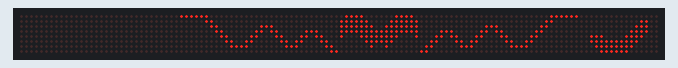
A sketch run on a simulated Arduino Mega 2560, built with avr-gcc and run on an emulated ATmega2560. Parts: 128×8 LED matrix.

Above: at 0.7 s.
At 1.1 s:
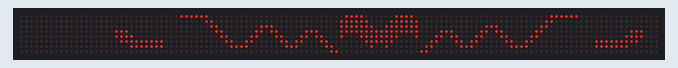
At 3.3 s:
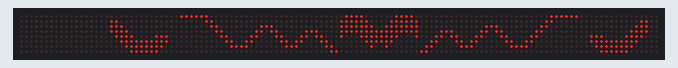

Measured:
- what the display in image 1 shows lasts 2.2 s, from 1.0 s to 3.2 s

The sketch:

LCD_Eye_Blink_3.ino
```cpp
#include <MD_MAX72xx.h>
#include <SPI.h>

#define NUM_MATRICES 7
#define ROW_SIZE 8

// Define the number of devices we have in the chain and the hardware interface
#define CLK_PIN   13  // or SCK (52 on mega)
#define DATA_PIN  11  // or MOSI or DIN (51 on mega)
#define CS_PIN    3  // or SS

// Hardware SPI connection
MD_MAX72XX myDisplay = MD_MAX72XX(MD_MAX72XX::FC16_HW, CS_PIN, ROW_SIZE*2);

// Global variables
int currentRow = 0;
bool movingUp = true;


bool eye_disp1_1[2][ROW_SIZE][ROW_SIZE] = {
  {
    {0,0,0,0,0,0,1,1},
    {0,0,0,0,0,1,1,1},
    {0,0,0,0,1,1,1,1},
    {0,0,0,1,1,1,1,0},
    {0,0,1,1,1,1,0,0},
    {0,0,1,1,1,0,0,0},
    {0,0,1,1,0,0,0,0},
    {0,0,0,0,0,0,0,0},
  },
  {
    {1,1,1,1,0,0,0,0},
    {1,1,1,1,1,0,0,0},
    {1,1,1,1,1,1,0,0},
    {0,0,0,1,1,1,0,0},
    {0,0,0,0,0,0,0,0},
    {0,0,0,0,0,0,0,0},
    {0,0,0,0,0,0,0,0},
    {0,0,0,0,0,0,0,0},
  },
};

bool eye_disp1_2[2][ROW_SIZE][ROW_SIZE] = {
  {
    {0,0,0,0,0,0,0,0},
    {0,0,0,0,0,0,1,1},
    {0,0,0,0,1,1,1,1},
    {0,0,0,1,1,1,1,0},
    {0,0,0,1,1,1,0,0},
    {0,0,0,0,0,0,0,0},
    {0,0,0,0,0,0,0,0},
    {0,0,0,0,0,0,0,0},
  },
  {
    {0,0,0,0,0,0,0,0},
    {1,1,1,1,1,0,0,0},
    {1,1,1,1,1,0,0,0},
    {0,0,0,0,0,0,0,0},
    {0,0,0,0,0,0,0,0},
    {0,0,0,0,0,0,0,0},
    {0,0,0,0,0,0,0,0},
    {0,0,0,0,0,0,0,0},
  },
};

bool mouth_disp1[4][ROW_SIZE][ROW_SIZE] = {
  {
    {0,0,1,1,1,1,1,1},
    {0,1,1,0,0,0,0,0},
    {1,1,0,0,0,0,0,0},
    {1,0,0,0,0,0,0,0},
    {0,0,0,0,0,0,0,0},
    {0,0,0,0,0,0,0,0},
    {0,0,0,0,0,0,0,0},
    {0,0,0,0,0,0,0,0},
  },
  {
    {0,0,0,0,0,0,0,0},
    {0,0,0,0,0,0,0,0},
    {0,0,0,0,0,0,0,0},
    {1,0,0,0,0,0,0,1},
    {1,1,0,0,0,0,1,1},
    {0,1,1,0,0,1,1,0},
    {0,0,1,1,1,1,0,0},
    {0,0,0,0,0,0,0,0},
  },
  {
    {0,0,0,0,0,0,0,0},
    {0,0,0,0,0,0,0,0},
    {0,0,0,0,0,1,1,1},
    {0,0,0,0,1,1,0,1},
    {0,0,0,1,1,0,0,0},
    {1,0,1,1,0,0,0,0},
    {1,1,1,0,0,0,0,0},
    {0,0,0,0,0,0,0,0},
  },
  {
    {0,0,0,0,0,0,0,0},
    {0,0,0,0,0,0,0,0},
    {0,0,0,0,0,0,0,0},
    {0,0,0,0,1,1,1,0},
    {0,0,0,1,1,0,1,1},
    {0,0,1,1,0,0,0,1},
    {0,1,1,0,0,0,0,0},
    {1,1,0,0,0,0,0,0},
  },
};

bool nose_disp1[1][ROW_SIZE][ROW_SIZE] = {
  {
    {0,0,0,0,0,0,0,0},
    {0,0,0,0,0,0,1,0},
    {0,0,0,0,0,1,1,1},
    {1,0,0,0,1,1,1,1},
    {1,1,1,1,1,1,1,1},
    {1,1,1,1,1,1,1,0},
    {1,1,1,1,1,1,0,0},
    {0,1,1,1,1,0,0,0},
  },
};


bool eye_disp2_1[NUM_MATRICES][ROW_SIZE][ROW_SIZE] = {
  {
    {0,0,0,0,0,0,0,0}, // Eye left 1
    {0,0,0,0,0,0,0,0},
    {0,0,0,0,0,0,0,0},
    {0,0,0,0,0,0,0,0},
    {0,0,0,0,0,0,0,0},
    {0,0,0,0,0,0,0,0},
    {0,0,0,0,0,0,0,0},
    {0,0,0,0,0,0,0,0},
  },
  {
    {0,0,0,0,0,0,0,0}, // Eye left 2
    {0,0,0,0,0,0,0,0},
    {0,0,0,0,0,0,0,0},
    {0,0,0,0,0,0,0,0},
    {0,0,0,0,0,0,0,0},
    {0,0,0,0,0,0,0,0},
    {0,0,0,0,0,0,0,0},
    {0,0,0,0,0,0,0,0},
  },
};

bool eye_disp2_2[NUM_MATRICES][ROW_SIZE][ROW_SIZE] = {
  {
    {0,0,0,0,0,0,0,0}, // Eye left 1
    {0,0,0,0,0,0,0,0},
    {0,0,0,0,0,0,0,0},
    {0,0,0,0,0,0,0,0},
    {0,0,0,0,0,0,0,0},
    {0,0,0,0,0,0,0,0},
    {0,0,0,0,0,0,0,0},
    {0,0,0,0,0,0,0,0},
  },
  {
    {0,0,0,0,0,0,0,0}, // Eye left 2
    {0,0,0,0,0,0,0,0},
    {0,0,0,0,0,0,0,0},
    {0,0,0,0,0,0,0,0},
    {0,0,0,0,0,0,0,0},
    {0,0,0,0,0,0,0,0},
    {0,0,0,0,0,0,0,0},
    {0,0,0,0,0,0,0,0},
  },
};

bool mouth_disp2[NUM_MATRICES][ROW_SIZE][ROW_SIZE] = {
  {
    {0,0,0,0,0,0,0,0}, // Mouth right 1
    {0,0,0,0,0,0,0,0},
    {0,0,0,0,0,0,0,0},
    {0,0,0,0,0,0,0,0},
    {0,0,0,0,0,0,0,0},
    {0,0,0,0,0,0,0,0},
    {0,0,0,0,0,0,0,0},
    {0,0,0,0,0,0,0,0},
  },
  {
    {0,0,0,0,0,0,0,0}, // Mouth right 2
    {0,0,0,0,0,0,0,0},
    {0,0,0,0,0,0,0,0},
    {0,0,0,0,0,0,0,0},
    {0,0,0,0,0,0,0,0},
    {0,0,0,0,0,0,0,0},
    {0,0,0,0,0,0,0,0},
    {0,0,0,0,0,0,0,0},
  },
  {
    {0,0,0,0,0,0,0,0}, // Mouth left 1
    {0,0,0,0,0,0,0,0},
    {0,0,0,0,0,0,0,0},
    {0,0,0,0,0,0,0,0},
    {0,0,0,0,0,0,0,0},
    {0,0,0,0,0,0,0,0},
    {0,0,0,0,0,0,0,0},
    {0,0,0,0,0,0,0,0},
  },
  {
    {0,0,0,0,0,0,0,0}, // Mouth left 2
    {0,0,0,0,0,0,0,0},
    {0,0,0,0,0,0,0,0},
    {0,0,0,0,0,0,0,0},
    {0,0,0,0,0,0,0,0},
    {0,0,0,0,0,0,0,0},
    {0,0,0,0,0,0,0,0},
    {0,0,0,0,0,0,0,0},
  },
};

bool nose_disp2[NUM_MATRICES][ROW_SIZE][ROW_SIZE] = {
  {
    {0,0,0,0,0,0,0,0}, // Nose
    {0,0,0,0,0,0,0,0},
    {0,0,0,0,0,0,0,0},
    {0,0,0,0,0,0,0,0},
    {0,0,0,0,0,0,0,0},
    {0,0,0,0,0,0,0,0},
    {0,0,0,0,0,0,0,0},
    {0,0,0,0,0,0,0,0},
  },
};


// Flip matrix vertically
void flipVerticle(bool image_disp[][ROW_SIZE][ROW_SIZE], int disp_num) {
  bool tmp[ROW_SIZE][ROW_SIZE] = {
    {0,0,0,0,0,0,0,0},
    {0,0,0,0,0,0,0,0},
    {0,0,0,0,0,0,0,0},
    {0,0,0,0,0,0,0,0},
    {0,0,0,0,0,0,0,0},
    {0,0,0,0,0,0,0,0},
    {0,0,0,0,0,0,0,0},
    {0,0,0,0,0,0,0,0},
  };
  for (int i = 0; i < ROW_SIZE; i++) {
    for (int j = 0; j < ROW_SIZE; j++) {
      tmp[i][j] = image_disp[disp_num][i][j];
    }
  }
  for (int i = 0; i < ROW_SIZE; i++) {
    for (int j = 0; j < ROW_SIZE; j++) {
      image_disp[disp_num][i][j] = tmp[ROW_SIZE-1-i][j];
    }
  }
}


// Flip matrix horizontally
void flipHorizontal(bool image_disp[][ROW_SIZE][ROW_SIZE], int disp_num) {
  bool tmp[ROW_SIZE][ROW_SIZE] = {
    {0,0,0,0,0,0,0,0},
    {0,0,0,0,0,0,0,0},
    {0,0,0,0,0,0,0,0},
    {0,0,0,0,0,0,0,0},
    {0,0,0,0,0,0,0,0},
    {0,0,0,0,0,0,0,0},
    {0,0,0,0,0,0,0,0},
    {0,0,0,0,0,0,0,0},
  };
  for (int i = 0; i < ROW_SIZE; i++) {
    for (int j = 0; j < ROW_SIZE; j++) {
      tmp[i][j] = image_disp[disp_num][i][j];
    }
  }
  for (int i = 0; i < ROW_SIZE; i++) {
    for (int j = 0; j < ROW_SIZE; j++) {
      image_disp[disp_num][i][j] = tmp[i][ROW_SIZE-1-j];
    }
  }
}


// Used to create the second set of matrices
void createSecond(bool image_disp1[][ROW_SIZE][ROW_SIZE], bool image_disp2[][ROW_SIZE][ROW_SIZE], int num_matrices) {
  // Iterate over all displays. The second set will be updated in reverse order
  for (int disp_num = 0; disp_num < num_matrices; disp_num++) {
    for (int i = 0; i < ROW_SIZE; i++) { // rows
      for (int j = 0; j < ROW_SIZE; j++) { // columns
        image_disp2[num_matrices-1-disp_num][i][j] = image_disp1[disp_num][i][j];
      }
    }
  }
}


void setup() {
  myDisplay.begin();
  myDisplay.control(MD_MAX72XX::INTENSITY, 0); // set brightness level (0 is min, 15 is max)
  myDisplay.clear();

  // Eye flip vertically
  flipVerticle(eye_disp1_1, 0);
  flipVerticle(eye_disp1_1, 1);
  flipVerticle(eye_disp1_2, 0);
  flipVerticle(eye_disp1_2, 1);
  // Mouth flip horizontally
  flipHorizontal(mouth_disp1, 0);
  flipHorizontal(mouth_disp1, 1);
  flipHorizontal(mouth_disp1, 2);
  flipHorizontal(mouth_disp1, 3);
  // Nose flip vertically
  flipVerticle(nose_disp1, 0);

  // Create the second set of matrices
  createSecond(eye_disp1_1, eye_disp2_1, 2);
  createSecond(eye_disp1_2, eye_disp2_2, 2);
  createSecond(mouth_disp1, mouth_disp2, 4);
  createSecond(nose_disp1, nose_disp2, 1);
  // // Eye flip horizontally
  flipHorizontal(eye_disp2_1, 0);
  flipHorizontal(eye_disp2_1, 1);
  flipHorizontal(eye_disp2_2, 0);
  flipHorizontal(eye_disp2_2, 1);
  // Mouth flip horizontally
  flipHorizontal(mouth_disp2, 0);
  flipHorizontal(mouth_disp2, 1);
  flipHorizontal(mouth_disp2, 2);
  flipHorizontal(mouth_disp2, 3);
  // Nose flip horizontally
  flipHorizontal(nose_disp2, 0);

  // Display everything
  displayLines(eye_disp1_1, 0, 2);
  displayLines(mouth_disp1, 2, 4);
  displayLines(nose_disp1, 6, 1);
  displayLines(nose_disp2, 7, 1);
  displayLines(mouth_disp2, 8, 4);
  displayLines(eye_disp2_1, 12, 2);
}


void loop() {
  // Update eyes
  displayLines(eye_disp1_2, 0, 2);
  displayLines(eye_disp2_2, 12, 2);
  delay(2000);
  displayLines(eye_disp1_1, 0, 2);
  displayLines(eye_disp2_1, 12, 2);
  delay(2000);
}


void displayLines(bool image_disp[][ROW_SIZE][ROW_SIZE], int disp_offset, int num_matrices) {
  for (int row = 0; row < ROW_SIZE; row++) {
    for (int d = 0; d < num_matrices; d++) {
      for (int col = 0; col < ROW_SIZE; col++) {
        myDisplay.setPoint(row, (d+disp_offset) * ROW_SIZE + col, image_disp[d][row][col]);
      }
    }
  }
}
```
